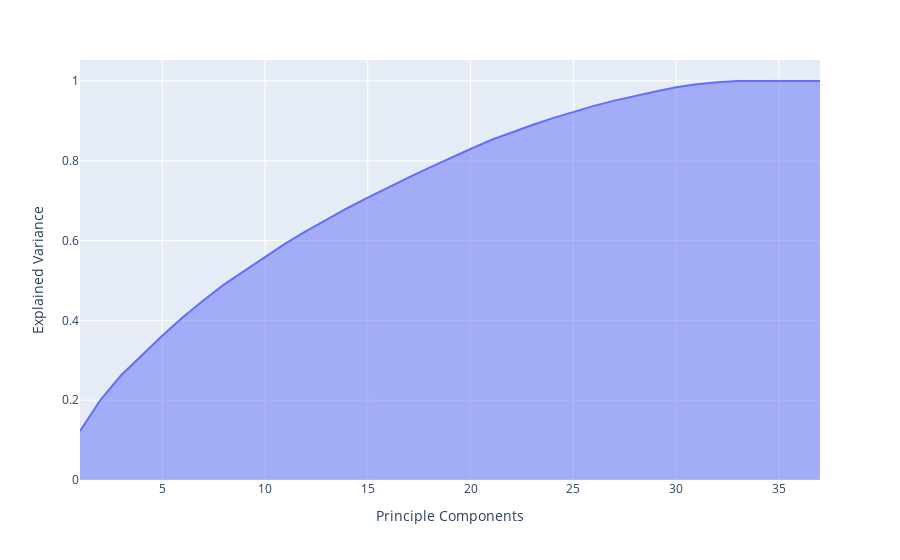

The notebook cell saved with this chart:
### Code cell
import plotly.express as px
px.area(
    x=range(1, exp_var_cumul.shape[0] + 1),
    y=exp_var_cumul,
    labels={"x": "Principle Components", "y": "Explained Variance"}
)

### Figure 1 — Plotly figure (JSON) as saved in the notebook; plotly's stock layout.template omitted (floating-point values rounded to 4 significant figures)
{"data": [{"fillpattern": {"shape": ""}, "hovertemplate": "Principle Components=%{x}<br>Explained Variance=%{y}<extra></extra>", "legendgroup": "", "line": {"color": "#636efa"}, "marker": {"symbol": "circle"}, "mode": "lines", "name": "", "orientation": "v", "showlegend": false, "stackgroup": "1", "type": "scatter", "x": [1, 2, 3, 4, 5, 6, 7, 8, 9, 10, 11, 12, 13, 14, 15, 16, 17, 18, 19, 20, 21, 22, 23, 24, 25, 26, 27, 28, 29, 30, 31, 32, 33, 34, 35, 36, 37], "xaxis": "x", "y": [0.1225, 0.2011, 0.2624, 0.3125, 0.3616, 0.4077, 0.45, 0.4896, 0.5245, 0.5594, 0.5931, 0.6239, 0.6535, 0.6811, 0.7078, 0.7338, 0.7586, 0.7829, 0.8067, 0.8296, 0.8521, 0.8712, 0.8897, 0.9069, 0.923, 0.9376, 0.9508, 0.9626, 0.9737, 0.9842, 0.9919, 0.9968, 0.9999, 1.0, 1.0, 1.0, 1.0], "yaxis": "y"}], "layout": {"legend": {"tracegroupgap": 0}, "margin": {"t": 60}, "xaxis": {"anchor": "y", "domain": [0, 1], "title": {"text": "Principle Components"}}, "yaxis": {"anchor": "x", "domain": [0, 1], "title": {"text": "Explained Variance"}}}}
